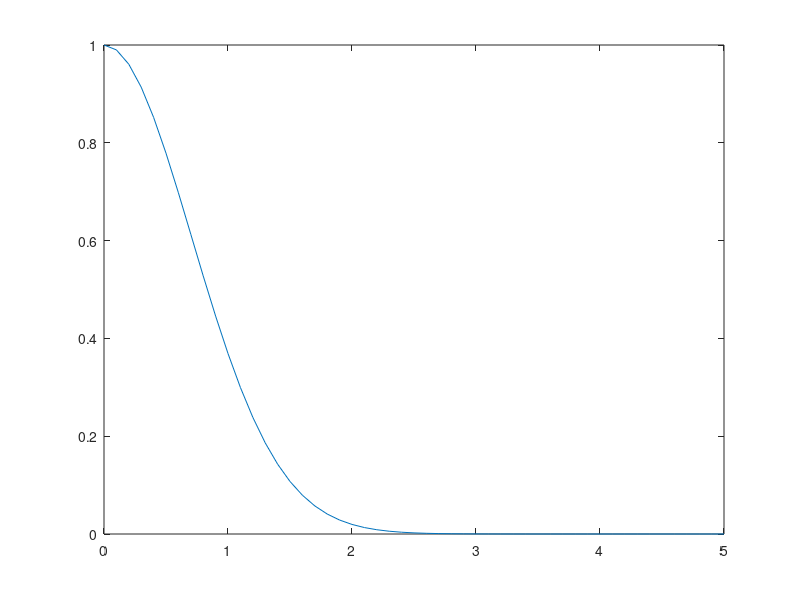

This chart was generated by the following MATLAB code:
% delta t small time interval
% Runge-Kutta (RK-2) Methods

% y' = -2ty
% initial y(0) = 1
% Analytical Solution y(t) = exp(-t^2)

clc
clear all

%%

t0 = 0;
y0 = 1;
tEnd = 5;
h = 0.1;
N = (tEnd-t0)/h
%% Initializing Solution

T = [t0:h:tEnd]';
Y = zeros(N+1,1);
Y(1) = y0;

%% Solving Euler's Explicit Method

for i=1:N
    k1 = -2*T(i)*Y(i);
    tNem = T(i)+h;
    yNew = Y(i)+h*k1;
    k2 = -2*tNem*yNew;
    Y(i+1) = Y(i)+ h/2*(k1+k2);
end

%% Plot Results and errors
plot(T,Y)
Ytrue = exp(-T.^2);
err = abs(Ytrue-Y);
max(err)